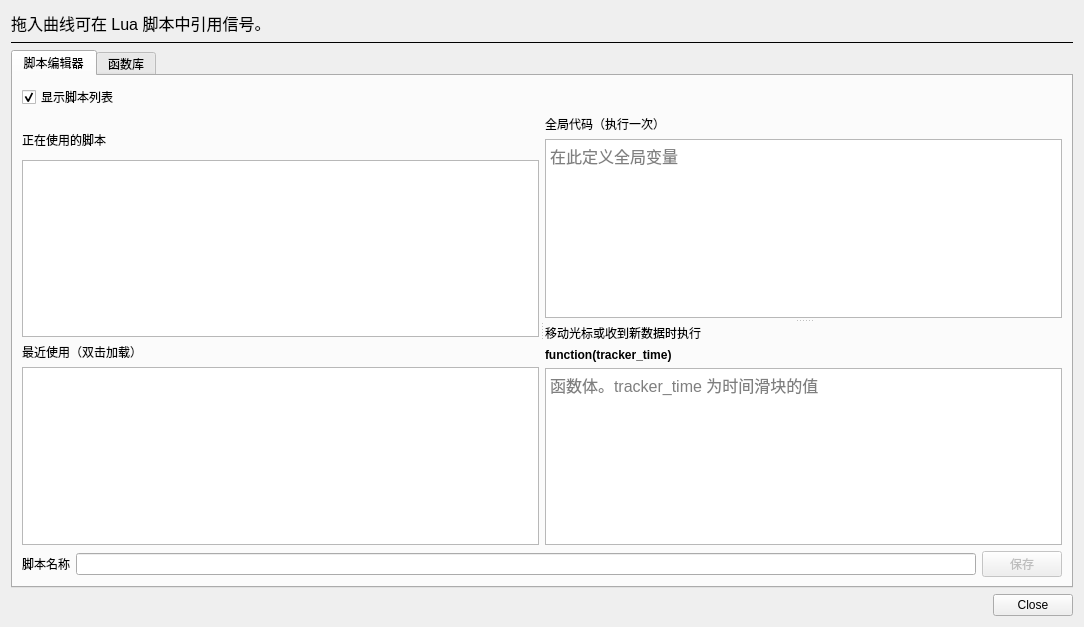
<?xml version="1.0" encoding="UTF-8"?>
<ui version="4.0">
 <class>LuaEditor</class>
 <widget class="QWidget" name="LuaEditor">
  <property name="geometry">
   <rect>
    <x>0</x>
    <y>0</y>
    <width>1084</width>
    <height>627</height>
   </rect>
  </property>
  <property name="windowTitle">
   <string>Lua 脚本编辑器</string>
  </property>
  <layout class="QVBoxLayout" name="verticalLayout_3" stretch="0,1,0,0">
   <item>
    <widget class="QLabel" name="label_6">
     <property name="font">
      <font>
       <pointsize>12</pointsize>
      </font>
     </property>
     <property name="text">
      <string>拖入曲线可在 Lua 脚本中引用信号。</string>
     </property>
     <property name="wordWrap">
      <bool>true</bool>
     </property>
     <property name="openExternalLinks">
      <bool>true</bool>
     </property>
    </widget>
   </item>
   <item>
    <widget class="Line" name="line">
     <property name="frameShadow">
      <enum>QFrame::Plain</enum>
     </property>
     <property name="orientation">
      <enum>Qt::Horizontal</enum>
     </property>
    </widget>
   </item>
   <item>
    <widget class="QTabWidget" name="tabWidget">
     <property name="currentIndex">
      <number>0</number>
     </property>
     <widget class="QWidget" name="tab">
      <attribute name="title">
       <string>脚本编辑器</string>
      </attribute>
      <layout class="QVBoxLayout" name="verticalLayout_4" stretch="0,1,0">
<item><layout class="QHBoxLayout" name="scriptListActions"><item><widget class="QCheckBox" name="showScriptList"><property name="text"><string>显示脚本列表</string></property><property name="checked"><bool>true</bool></property></widget></item><item><spacer name="luaListStretch"><property name="orientation"><enum>Qt::Horizontal</enum></property><property name="sizeHint" stdset="0"><size><width>0</width><height>0</height></size></property></spacer></item></layout></item>
       <item>
        <widget class="QSplitter" name="scriptSplitter">
         <property name="orientation">
          <enum>Qt::Horizontal</enum>
         </property>
         <property name="childrenCollapsible">
          <bool>false</bool>
         </property>
         <property name="handleWidth">
          <number>6</number>
         </property>
         <widget class="QWidget" name="scriptList">
          <layout class="QVBoxLayout" name="verticalLayout_2">
           <item>
            <layout class="QHBoxLayout" name="horizontalLayout_3">
             <property name="topMargin">
              <number>11</number>
             </property>
             <item>
              <widget class="QLabel" name="label_3">
               <property name="text">
                <string>正在使用的脚本</string>
               </property>
              </widget>
             </item>
             <item>
              <widget class="QPushButton" name="pushButtonDelete">
               <property name="enabled">
                <bool>false</bool>
               </property>
               <property name="minimumSize">
                <size>
                 <width>28</width>
                 <height>28</height>
                </size>
               </property>
               <property name="maximumSize">
                <size>
                 <width>28</width>
                 <height>28</height>
                </size>
               </property>
               <property name="toolTip">
                <string>移除选中的脚本</string>
               </property>
               <property name="text">
                <string/>
               </property>
               <property name="iconSize">
                <size>
                 <width>25</width>
                 <height>25</height>
                </size>
               </property>
               <property name="flat">
                <bool>true</bool>
               </property>
              </widget>
             </item>
            </layout>
           </item>
           <item>
            <widget class="QListWidget" name="listWidgetFunctions"/>
           </item>
           <item>
            <widget class="QLabel" name="label_5">
             <property name="text">
              <string>最近使用（双击加载）</string>
             </property>
             <property name="wordWrap">
              <bool>true</bool>
             </property>
            </widget>
           </item>
           <item>
            <widget class="QListWidget" name="listWidgetRecent"/>
           </item>
          </layout>
         </widget>
         <widget class="QSplitter" name="codeSplitter">
          <property name="orientation">
           <enum>Qt::Vertical</enum>
          </property>
          <property name="childrenCollapsible">
           <bool>false</bool>
          </property>
          <property name="handleWidth">
           <number>6</number>
          </property>
          <widget class="QWidget" name="globalPanel">
           <layout class="QVBoxLayout" name="globalPanelLayout">
            <item>
             <widget class="QLabel" name="label">
              <property name="text">
               <string>全局代码（执行一次）</string>
              </property>
             </widget>
            </item>
            <item>
             <widget class="QCodeEditor" name="textGlobal">
              <property name="font">
               <font>
                <pointsize>12</pointsize>
               </font>
              </property>
              <property name="placeholderText">
               <string>在此定义全局变量</string>
              </property>
             </widget>
            </item>
           </layout>
          </widget>
          <widget class="QWidget" name="callbackPanel">
           <layout class="QVBoxLayout" name="callbackPanelLayout">
            <item>
             <widget class="QLabel" name="label_4">
              <property name="text">
               <string>移动光标或收到新数据时执行</string>
              </property>
              <property name="wordWrap">
               <bool>true</bool>
              </property>
             </widget>
            </item>
            <item>
             <widget class="QLabel" name="label_2">
              <property name="font">
               <font>
                <weight>75</weight>
                <bold>true</bold>
               </font>
              </property>
              <property name="text">
               <string>function(tracker_time)</string>
              </property>
             </widget>
            </item>
            <item>
             <widget class="QCodeEditor" name="textFunction">
              <property name="font">
               <font>
                <pointsize>12</pointsize>
               </font>
              </property>
              <property name="placeholderText">
               <string>函数体。tracker_time 为时间滑块的值</string>
              </property>
             </widget>
            </item>
           </layout>
          </widget>
         </widget>
        </widget>
       </item>
       <item>
        <layout class="QHBoxLayout" name="horizontalLayout">
         <item>
          <widget class="QLabel" name="label_7">
           <property name="text">
            <string>脚本名称</string>
           </property>
          </widget>
         </item>
         <item>
          <widget class="QLineEdit" name="lineEditFunctionName"/>
         </item>
         <item>
          <widget class="QPushButton" name="pushButtonSave">
           <property name="enabled">
            <bool>false</bool>
           </property>
           <property name="text">
            <string>保存</string>
           </property>
          </widget>
         </item>
        </layout>
       </item>
      </layout>
     </widget>
     <widget class="QWidget" name="tab_2">
      <attribute name="title">
       <string>函数库</string>
      </attribute>
      <layout class="QVBoxLayout" name="verticalLayout_5">
       <item>
        <layout class="QHBoxLayout" name="horizontalLayout_4">
         <property name="topMargin">
          <number>10</number>
         </property>
         <item>
          <widget class="QLabel" name="label_8">
           <property name="text">
            <string>在此编写可供脚本调用的辅助函数。</string>
           </property>
           <property name="wordWrap">
            <bool>true</bool>
           </property>
          </widget>
         </item>
         <item>
          <widget class="QLabel" name="labelSemaphore">
           <property name="minimumSize">
            <size>
             <width>32</width>
             <height>32</height>
            </size>
           </property>
           <property name="maximumSize">
            <size>
             <width>32</width>
             <height>32</height>
            </size>
           </property>
           <property name="text">
            <string/>
           </property>
          </widget>
         </item>
        </layout>
       </item>
       <item>
        <widget class="QCodeEditor" name="textLibrary">
         <property name="font">
          <font>
           <pointsize>12</pointsize>
          </font>
         </property>
         <property name="html">
          <string>&lt;!DOCTYPE HTML PUBLIC &quot;-//W3C//DTD HTML 4.0//EN&quot; &quot;http://www.w3.org/TR/REC-html40/strict.dtd&quot;&gt;
&lt;html&gt;&lt;head&gt;&lt;meta name=&quot;qrichtext&quot; content=&quot;1&quot; /&gt;&lt;style type=&quot;text/css&quot;&gt;
p, li { white-space: pre-wrap; }
&lt;/style&gt;&lt;/head&gt;&lt;body style=&quot; font-family:'MS Shell Dlg 2'; font-size:12pt; font-weight:400; font-style:normal;&quot;&gt;
&lt;p style=&quot; margin-top:0px; margin-bottom:0px; margin-left:0px; margin-right:0px; -qt-block-indent:0; text-indent:0px;&quot;&gt;--[[ Helper function to create a series from arrays&lt;/p&gt;
&lt;p style=&quot;-qt-paragraph-type:empty; margin-top:0px; margin-bottom:0px; margin-left:0px; margin-right:0px; -qt-block-indent:0; text-indent:0px;&quot;&gt;&lt;br /&gt;&lt;/p&gt;
&lt;p style=&quot; margin-top:0px; margin-bottom:0px; margin-left:0px; margin-right:0px; -qt-block-indent:0; text-indent:0px; -qt-user-state:1;&quot;&gt; new_series: a series previously created with ScatterXY.new(name)&lt;/p&gt;
&lt;p style=&quot; margin-top:0px; margin-bottom:0px; margin-left:0px; margin-right:0px; -qt-block-indent:0; text-indent:0px; -qt-user-state:1;&quot;&gt; prefix:     prefix of the timeseries, before the index of the array&lt;/p&gt;
&lt;p style=&quot; margin-top:0px; margin-bottom:0px; margin-left:0px; margin-right:0px; -qt-block-indent:0; text-indent:0px; -qt-user-state:1;&quot;&gt; suffix_X:   suffix to complete the name of the series containing the X value. If [nil], use the index of the array.&lt;/p&gt;
&lt;p style=&quot; margin-top:0px; margin-bottom:0px; margin-left:0px; margin-right:0px; -qt-block-indent:0; text-indent:0px; -qt-user-state:1;&quot;&gt; suffix_Y:   suffix to complete the name of the series containing the Y value&lt;/p&gt;
&lt;p style=&quot; margin-top:0px; margin-bottom:0px; margin-left:0px; margin-right:0px; -qt-block-indent:0; text-indent:0px; -qt-user-state:1;&quot;&gt; timestamp:   usually the tracker_time variable&lt;/p&gt;
&lt;p style=&quot; margin-top:0px; margin-bottom:0px; margin-left:0px; margin-right:0px; -qt-block-indent:0; text-indent:0px; -qt-user-state:1;&quot;&gt;              &lt;/p&gt;
&lt;p style=&quot; margin-top:0px; margin-bottom:0px; margin-left:0px; margin-right:0px; -qt-block-indent:0; text-indent:0px; -qt-user-state:1;&quot;&gt; Example:&lt;/p&gt;
&lt;p style=&quot; margin-top:0px; margin-bottom:0px; margin-left:0px; margin-right:0px; -qt-block-indent:0; text-indent:0px; -qt-user-state:1;&quot;&gt; &lt;/p&gt;
&lt;p style=&quot; margin-top:0px; margin-bottom:0px; margin-left:0px; margin-right:0px; -qt-block-indent:0; text-indent:0px; -qt-user-state:1;&quot;&gt; Assuming we have multiple series in the form:&lt;/p&gt;
&lt;p style=&quot; margin-top:0px; margin-bottom:0px; margin-left:0px; margin-right:0px; -qt-block-indent:0; text-indent:0px; -qt-user-state:1;&quot;&gt; &lt;/p&gt;
&lt;p style=&quot; margin-top:0px; margin-bottom:0px; margin-left:0px; margin-right:0px; -qt-block-indent:0; text-indent:0px; -qt-user-state:1;&quot;&gt;   /trajectory/node.{X}/position/x&lt;/p&gt;
&lt;p style=&quot; margin-top:0px; margin-bottom:0px; margin-left:0px; margin-right:0px; -qt-block-indent:0; text-indent:0px; -qt-user-state:1;&quot;&gt;   /trajectory/node.{X}/position/y&lt;/p&gt;
&lt;p style=&quot; margin-top:0px; margin-bottom:0px; margin-left:0px; margin-right:0px; -qt-block-indent:0; text-indent:0px; -qt-user-state:1;&quot;&gt;   &lt;/p&gt;
&lt;p style=&quot; margin-top:0px; margin-bottom:0px; margin-left:0px; margin-right:0px; -qt-block-indent:0; text-indent:0px; -qt-user-state:1;&quot;&gt; where {N} is the index of the array (integer). We can create a reactive series from the array with:&lt;/p&gt;
&lt;p style=&quot; margin-top:0px; margin-bottom:0px; margin-left:0px; margin-right:0px; -qt-block-indent:0; text-indent:0px; -qt-user-state:1;&quot;&gt; &lt;/p&gt;
&lt;p style=&quot; margin-top:0px; margin-bottom:0px; margin-left:0px; margin-right:0px; -qt-block-indent:0; text-indent:0px; -qt-user-state:1;&quot;&gt;   new_series = ScatterXY.new(&amp;quot;my_trajectory&amp;quot;) &lt;/p&gt;
&lt;p style=&quot; margin-top:0px; margin-bottom:0px; margin-left:0px; margin-right:0px; -qt-block-indent:0; text-indent:0px; -qt-user-state:1;&quot;&gt;   CreateSeriesFromArray( new_series, &amp;quot;/trajectory/node&amp;quot;, &amp;quot;position/x&amp;quot;, &amp;quot;position/y&amp;quot;, tracker_time );&lt;/p&gt;
&lt;p style=&quot; margin-top:0px; margin-bottom:0px; margin-left:0px; margin-right:0px; -qt-block-indent:0; text-indent:0px; -qt-user-state:0;&quot;&gt;--]]&lt;/p&gt;
&lt;p style=&quot;-qt-paragraph-type:empty; margin-top:0px; margin-bottom:0px; margin-left:0px; margin-right:0px; -qt-block-indent:0; text-indent:0px;&quot;&gt;&lt;br /&gt;&lt;/p&gt;
&lt;p style=&quot; margin-top:0px; margin-bottom:0px; margin-left:0px; margin-right:0px; -qt-block-indent:0; text-indent:0px; -qt-user-state:0;&quot;&gt;function CreateSeriesFromArray( new_series, prefix, suffix_X, suffix_Y, timestamp )&lt;/p&gt;
&lt;p style=&quot; margin-top:0px; margin-bottom:0px; margin-left:0px; margin-right:0px; -qt-block-indent:0; text-indent:0px; -qt-user-state:0;&quot;&gt;  &lt;/p&gt;
&lt;p style=&quot; margin-top:0px; margin-bottom:0px; margin-left:0px; margin-right:0px; -qt-block-indent:0; text-indent:0px; -qt-user-state:0;&quot;&gt;  --- clear previous values&lt;/p&gt;
&lt;p style=&quot; margin-top:0px; margin-bottom:0px; margin-left:0px; margin-right:0px; -qt-block-indent:0; text-indent:0px; -qt-user-state:0;&quot;&gt;  new_series:clear()&lt;/p&gt;
&lt;p style=&quot; margin-top:0px; margin-bottom:0px; margin-left:0px; margin-right:0px; -qt-block-indent:0; text-indent:0px; -qt-user-state:0;&quot;&gt;  &lt;/p&gt;
&lt;p style=&quot; margin-top:0px; margin-bottom:0px; margin-left:0px; margin-right:0px; -qt-block-indent:0; text-indent:0px; -qt-user-state:0;&quot;&gt;  --- Append points to new_series&lt;/p&gt;
&lt;p style=&quot; margin-top:0px; margin-bottom:0px; margin-left:0px; margin-right:0px; -qt-block-indent:0; text-indent:0px; -qt-user-state:0;&quot;&gt;  index = 0&lt;/p&gt;
&lt;p style=&quot; margin-top:0px; margin-bottom:0px; margin-left:0px; margin-right:0px; -qt-block-indent:0; text-indent:0px; -qt-user-state:0;&quot;&gt;  while(true) do&lt;/p&gt;
&lt;p style=&quot;-qt-paragraph-type:empty; margin-top:0px; margin-bottom:0px; margin-left:0px; margin-right:0px; -qt-block-indent:0; text-indent:0px;&quot;&gt;&lt;br /&gt;&lt;/p&gt;
&lt;p style=&quot; margin-top:0px; margin-bottom:0px; margin-left:0px; margin-right:0px; -qt-block-indent:0; text-indent:0px; -qt-user-state:0;&quot;&gt;    x = index;&lt;/p&gt;
&lt;p style=&quot; margin-top:0px; margin-bottom:0px; margin-left:0px; margin-right:0px; -qt-block-indent:0; text-indent:0px; -qt-user-state:0;&quot;&gt;    -- if not nil, get the X coordinate from a series&lt;/p&gt;
&lt;p style=&quot; margin-top:0px; margin-bottom:0px; margin-left:0px; margin-right:0px; -qt-block-indent:0; text-indent:0px; -qt-user-state:0;&quot;&gt;    if suffix_X ~= nil then &lt;/p&gt;
&lt;p style=&quot; margin-top:0px; margin-bottom:0px; margin-left:0px; margin-right:0px; -qt-block-indent:0; text-indent:0px; -qt-user-state:0;&quot;&gt;      series_x = TimeseriesView.find( string.format( &amp;quot;%s.%d/%s&amp;quot;, prefix, index, suffix_X) )&lt;/p&gt;
&lt;p style=&quot; margin-top:0px; margin-bottom:0px; margin-left:0px; margin-right:0px; -qt-block-indent:0; text-indent:0px; -qt-user-state:0;&quot;&gt;      if series_x == nil then break end&lt;/p&gt;
&lt;p style=&quot; margin-top:0px; margin-bottom:0px; margin-left:0px; margin-right:0px; -qt-block-indent:0; text-indent:0px; -qt-user-state:0;&quot;&gt;      x = series_x:atTime(timestamp)	 &lt;/p&gt;
&lt;p style=&quot; margin-top:0px; margin-bottom:0px; margin-left:0px; margin-right:0px; -qt-block-indent:0; text-indent:0px; -qt-user-state:0;&quot;&gt;    end&lt;/p&gt;
&lt;p style=&quot; margin-top:0px; margin-bottom:0px; margin-left:0px; margin-right:0px; -qt-block-indent:0; text-indent:0px; -qt-user-state:0;&quot;&gt;    &lt;/p&gt;
&lt;p style=&quot; margin-top:0px; margin-bottom:0px; margin-left:0px; margin-right:0px; -qt-block-indent:0; text-indent:0px; -qt-user-state:0;&quot;&gt;    series_y = TimeseriesView.find( string.format( &amp;quot;%s.%d/%s&amp;quot;, prefix, index, suffix_Y) )&lt;/p&gt;
&lt;p style=&quot; margin-top:0px; margin-bottom:0px; margin-left:0px; margin-right:0px; -qt-block-indent:0; text-indent:0px; -qt-user-state:0;&quot;&gt;    if series_y == nil then break end &lt;/p&gt;
&lt;p style=&quot; margin-top:0px; margin-bottom:0px; margin-left:0px; margin-right:0px; -qt-block-indent:0; text-indent:0px; -qt-user-state:0;&quot;&gt;    y = series_y:atTime(timestamp)&lt;/p&gt;
&lt;p style=&quot; margin-top:0px; margin-bottom:0px; margin-left:0px; margin-right:0px; -qt-block-indent:0; text-indent:0px; -qt-user-state:0;&quot;&gt;    &lt;/p&gt;
&lt;p style=&quot; margin-top:0px; margin-bottom:0px; margin-left:0px; margin-right:0px; -qt-block-indent:0; text-indent:0px; -qt-user-state:0;&quot;&gt;    new_series:push_back(x,y)&lt;/p&gt;
&lt;p style=&quot; margin-top:0px; margin-bottom:0px; margin-left:0px; margin-right:0px; -qt-block-indent:0; text-indent:0px; -qt-user-state:0;&quot;&gt;    index = index+1&lt;/p&gt;
&lt;p style=&quot; margin-top:0px; margin-bottom:0px; margin-left:0px; margin-right:0px; -qt-block-indent:0; text-indent:0px; -qt-user-state:0;&quot;&gt;  end&lt;/p&gt;
&lt;p style=&quot; margin-top:0px; margin-bottom:0px; margin-left:0px; margin-right:0px; -qt-block-indent:0; text-indent:0px; -qt-user-state:0;&quot;&gt;end&lt;/p&gt;
&lt;p style=&quot;-qt-paragraph-type:empty; margin-top:0px; margin-bottom:0px; margin-left:0px; margin-right:0px; -qt-block-indent:0; text-indent:0px;&quot;&gt;&lt;br /&gt;&lt;/p&gt;
&lt;p style=&quot; margin-top:0px; margin-bottom:0px; margin-left:0px; margin-right:0px; -qt-block-indent:0; text-indent:0px; -qt-user-state:0;&quot;&gt;--[[ Similar to the built-in function GetSeriesNames(), but select only the names with a give prefix. --]]&lt;/p&gt;
&lt;p style=&quot;-qt-paragraph-type:empty; margin-top:0px; margin-bottom:0px; margin-left:0px; margin-right:0px; -qt-block-indent:0; text-indent:0px;&quot;&gt;&lt;br /&gt;&lt;/p&gt;
&lt;p style=&quot; margin-top:0px; margin-bottom:0px; margin-left:0px; margin-right:0px; -qt-block-indent:0; text-indent:0px; -qt-user-state:0;&quot;&gt;function GetSeriesNamesByPrefix(prefix)&lt;/p&gt;
&lt;p style=&quot; margin-top:0px; margin-bottom:0px; margin-left:0px; margin-right:0px; -qt-block-indent:0; text-indent:0px; -qt-user-state:0;&quot;&gt;  -- GetSeriesNames(9 is a built-in function&lt;/p&gt;
&lt;p style=&quot; margin-top:0px; margin-bottom:0px; margin-left:0px; margin-right:0px; -qt-block-indent:0; text-indent:0px; -qt-user-state:0;&quot;&gt;  all_names = GetSeriesNames()&lt;/p&gt;
&lt;p style=&quot; margin-top:0px; margin-bottom:0px; margin-left:0px; margin-right:0px; -qt-block-indent:0; text-indent:0px; -qt-user-state:0;&quot;&gt;  filtered_names = {}&lt;/p&gt;
&lt;p style=&quot; margin-top:0px; margin-bottom:0px; margin-left:0px; margin-right:0px; -qt-block-indent:0; text-indent:0px; -qt-user-state:0;&quot;&gt;  for i, name in ipairs(all_names)  do&lt;/p&gt;
&lt;p style=&quot; margin-top:0px; margin-bottom:0px; margin-left:0px; margin-right:0px; -qt-block-indent:0; text-indent:0px; -qt-user-state:0;&quot;&gt;    -- check the prefix&lt;/p&gt;
&lt;p style=&quot; margin-top:0px; margin-bottom:0px; margin-left:0px; margin-right:0px; -qt-block-indent:0; text-indent:0px; -qt-user-state:0;&quot;&gt;    if name:find(prefix, 1, #prefix) then&lt;/p&gt;
&lt;p style=&quot; margin-top:0px; margin-bottom:0px; margin-left:0px; margin-right:0px; -qt-block-indent:0; text-indent:0px; -qt-user-state:0;&quot;&gt;      table.insert(filtered_names, name);&lt;/p&gt;
&lt;p style=&quot; margin-top:0px; margin-bottom:0px; margin-left:0px; margin-right:0px; -qt-block-indent:0; text-indent:0px; -qt-user-state:0;&quot;&gt;    end&lt;/p&gt;
&lt;p style=&quot; margin-top:0px; margin-bottom:0px; margin-left:0px; margin-right:0px; -qt-block-indent:0; text-indent:0px; -qt-user-state:0;&quot;&gt;  end&lt;/p&gt;
&lt;p style=&quot; margin-top:0px; margin-bottom:0px; margin-left:0px; margin-right:0px; -qt-block-indent:0; text-indent:0px; -qt-user-state:0;&quot;&gt;  return filtered_names&lt;/p&gt;
&lt;p style=&quot; margin-top:0px; margin-bottom:0px; margin-left:0px; margin-right:0px; -qt-block-indent:0; text-indent:0px; -qt-user-state:0;&quot;&gt;end&lt;/p&gt;
&lt;p style=&quot;-qt-paragraph-type:empty; margin-top:0px; margin-bottom:0px; margin-left:0px; margin-right:0px; -qt-block-indent:0; text-indent:0px;&quot;&gt;&lt;br /&gt;&lt;/p&gt;
&lt;p style=&quot; margin-top:0px; margin-bottom:0px; margin-left:0px; margin-right:0px; -qt-block-indent:0; text-indent:0px; -qt-user-state:1;&quot;&gt;--[[ Modify an existing series, applying offsets to all their X and Y values&lt;/p&gt;
&lt;p style=&quot;-qt-paragraph-type:empty; margin-top:0px; margin-bottom:0px; margin-left:0px; margin-right:0px; -qt-block-indent:0; text-indent:0px;&quot;&gt;&lt;br /&gt;&lt;/p&gt;
&lt;p style=&quot; margin-top:0px; margin-bottom:0px; margin-left:0px; margin-right:0px; -qt-block-indent:0; text-indent:0px; -qt-user-state:1;&quot;&gt; series: an existing timeseries, obtained with TimeseriesView.find(name)&lt;/p&gt;
&lt;p style=&quot; margin-top:0px; margin-bottom:0px; margin-left:0px; margin-right:0px; -qt-block-indent:0; text-indent:0px; -qt-user-state:1;&quot;&gt; delta_x: offset to apply to each x value&lt;/p&gt;
&lt;p style=&quot; margin-top:0px; margin-bottom:0px; margin-left:0px; margin-right:0px; -qt-block-indent:0; text-indent:0px; -qt-user-state:1;&quot;&gt; delta_y: offset to apply to each y value &lt;/p&gt;
&lt;p style=&quot; margin-top:0px; margin-bottom:0px; margin-left:0px; margin-right:0px; -qt-block-indent:0; text-indent:0px; -qt-user-state:1;&quot;&gt;  &lt;/p&gt;
&lt;p style=&quot; margin-top:0px; margin-bottom:0px; margin-left:0px; margin-right:0px; -qt-block-indent:0; text-indent:0px; -qt-user-state:0;&quot;&gt;--]]&lt;/p&gt;
&lt;p style=&quot;-qt-paragraph-type:empty; margin-top:0px; margin-bottom:0px; margin-left:0px; margin-right:0px; -qt-block-indent:0; text-indent:0px;&quot;&gt;&lt;br /&gt;&lt;/p&gt;
&lt;p style=&quot; margin-top:0px; margin-bottom:0px; margin-left:0px; margin-right:0px; -qt-block-indent:0; text-indent:0px; -qt-user-state:0;&quot;&gt;function ApplyOffsetInPlace(series, delta_x, delta_y)&lt;/p&gt;
&lt;p style=&quot; margin-top:0px; margin-bottom:0px; margin-left:0px; margin-right:0px; -qt-block-indent:0; text-indent:0px; -qt-user-state:0;&quot;&gt;  -- use C++ indices, not Lua indices&lt;/p&gt;
&lt;p style=&quot; margin-top:0px; margin-bottom:0px; margin-left:0px; margin-right:0px; -qt-block-indent:0; text-indent:0px; -qt-user-state:0;&quot;&gt;  for index=0, series:size()-1 do&lt;/p&gt;
&lt;p style=&quot; margin-top:0px; margin-bottom:0px; margin-left:0px; margin-right:0px; -qt-block-indent:0; text-indent:0px; -qt-user-state:0;&quot;&gt;    x,y = series:at(index)&lt;/p&gt;
&lt;p style=&quot; margin-top:0px; margin-bottom:0px; margin-left:0px; margin-right:0px; -qt-block-indent:0; text-indent:0px; -qt-user-state:0;&quot;&gt;    series:set(index, x + delta_x, y + delta_y)&lt;/p&gt;
&lt;p style=&quot; margin-top:0px; margin-bottom:0px; margin-left:0px; margin-right:0px; -qt-block-indent:0; text-indent:0px; -qt-user-state:0;&quot;&gt;  end&lt;/p&gt;
&lt;p style=&quot; margin-top:0px; margin-bottom:0px; margin-left:0px; margin-right:0px; -qt-block-indent:0; text-indent:0px; -qt-user-state:0;&quot;&gt;end&lt;/p&gt;
&lt;p style=&quot;-qt-paragraph-type:empty; margin-top:0px; margin-bottom:0px; margin-left:0px; margin-right:0px; -qt-block-indent:0; text-indent:0px;&quot;&gt;&lt;br /&gt;&lt;/p&gt;&lt;/body&gt;&lt;/html&gt;</string>
         </property>
        </widget>
       </item>
       <item>
        <layout class="QHBoxLayout" name="horizontalLayout_5">
         <property name="topMargin">
          <number>5</number>
         </property>
         <item>
          <widget class="QPushButton" name="pushButtonDefaultLibrary">
           <property name="sizePolicy">
            <sizepolicy hsizetype="Fixed" vsizetype="Fixed">
             <horstretch>0</horstretch>
             <verstretch>0</verstretch>
            </sizepolicy>
           </property>
           <property name="text">
            <string>恢复默认</string>
           </property>
          </widget>
         </item>
         <item>
          <widget class="QPushButton" name="pushButtonApplyLibrary">
           <property name="enabled">
            <bool>false</bool>
           </property>
           <property name="toolTip">
            <string>应用函数库更改后重新加载现有响应式曲线。</string>
           </property>
           <property name="text">
            <string>应用更改</string>
           </property>
          </widget>
         </item>
         <item>
          <spacer name="horizontalSpacer">
           <property name="orientation">
            <enum>Qt::Horizontal</enum>
           </property>
           <property name="sizeHint" stdset="0">
            <size>
             <width>40</width>
             <height>20</height>
            </size>
           </property>
          </spacer>
         </item>
        </layout>
       </item>
      </layout>
     </widget>
    </widget>
   </item>
   <item>
    <widget class="QDialogButtonBox" name="buttonBox">
     <property name="standardButtons">
      <set>QDialogButtonBox::Close</set>
     </property>
    </widget>
   </item>
  </layout>
 </widget>
 <customwidgets>
  <customwidget>
   <class>QCodeEditor</class>
   <extends>QTextEdit</extends>
   <header location="global">QCodeEditor</header>
  </customwidget>
 </customwidgets>
 <resources/>
 <connections/>
</ui>
